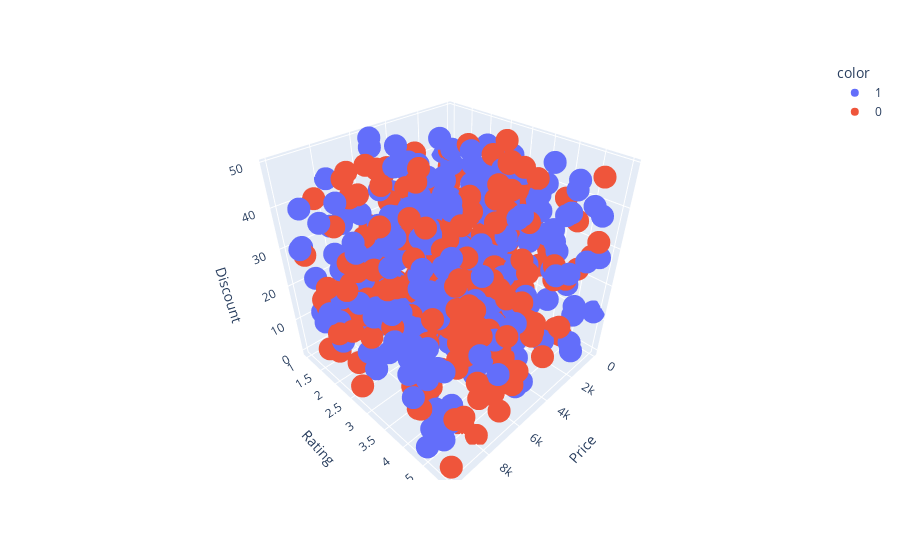

This figure's notebook cell:
### Code cell
fig = px.scatter_3d(df, x = df['Price'], y = df['Rating'], z = df['Discount'], color = df['Stock'].astype('str'))
fig.show()

### Figure 1 — Plotly figure (JSON) as saved in the notebook; plotly's stock layout.template omitted (floating-point values rounded to 4 significant figures; data arrays with more than 128 entries replaced by an {"elided": "..."} marker saying what was removed)
{"data": [{"hovertemplate": "color=1<br>Price=%{x}<br>Rating=%{y}<br>Discount=%{z}<extra></extra>", "legendgroup": "1", "marker": {"color": "#636efa", "symbol": "circle"}, "mode": "markers", "name": "1", "scene": "scene", "showlegend": true, "type": "scatter3d", "x": {"elided": "292 float values"}, "y": {"elided": "292 float values"}, "z": {"elided": "292 float values"}}, {"hovertemplate": "color=0<br>Price=%{x}<br>Rating=%{y}<br>Discount=%{z}<extra></extra>", "legendgroup": "0", "marker": {"color": "#EF553B", "symbol": "circle"}, "mode": "markers", "name": "0", "scene": "scene", "showlegend": true, "type": "scatter3d", "x": {"elided": "248 float values"}, "y": {"elided": "248 float values"}, "z": {"elided": "248 float values"}}], "layout": {"legend": {"title": {"text": "color"}, "tracegroupgap": 0}, "margin": {"t": 60}, "scene": {"domain": {"x": [0, 1], "y": [0, 1]}, "xaxis": {"title": {"text": "Price"}}, "yaxis": {"title": {"text": "Rating"}}, "zaxis": {"title": {"text": "Discount"}}}}}
